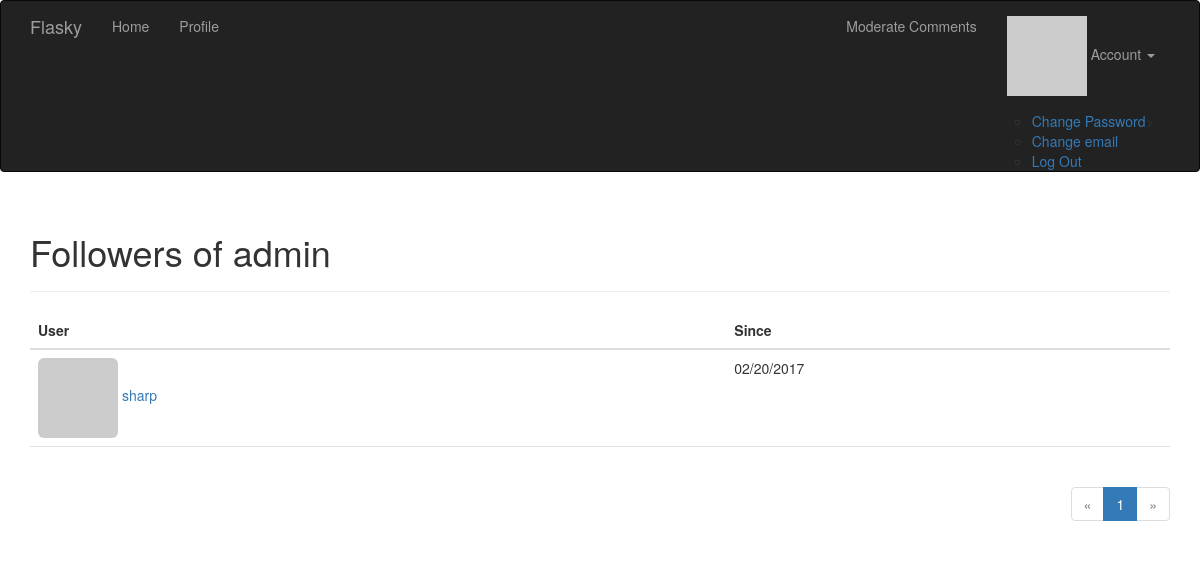
The app's page /followers/admin (signed in) with its own data.
### app/models.py (models this page shows, shortened)
class User(UserMixin, db.Model):
    __tablename__ = 'users'
    id = db.Column(db.Integer, primary_key=True)
    username = db.Column(db.String(64), unique=True, index=True)
    role_id = db.Column(db.Integer, db.ForeignKey('roles.id'))
    password_hash = db.Column(db.String(128))
    email = db.Column(db.String(64), unique=True, index=True)
    name = db.Column(db.String(64))
    location = db.Column(db.String(64))
    about_me = db.Column(db.Text())
    member_since = db.Column(db.DateTime(), default=datetime.utcnow)
    last_seen = db.Column(db.DateTime(), default=datetime.utcnow)
    confirmed = db.Column(db.Boolean, default=False)
    avatar_hash = db.Column(db.String(32))
    posts = db.relationship('Post', backref='author', lazy='dynamic')
    followed = db.relationship('Follow', foreign_keys=[Follow.follower_id], backref=db.backref('follower', lazy='joined'),
                               lazy='dynamic', cascade='all, delete-orphan')
    followers = db.relationship('Follow', foreign_keys=[Follow.followed_id], backref=db.backref('followed', lazy='joined'),
                               lazy='dynamic', cascade='all, delete-orphan')
    comments = db.relationship('Comment', backref='author', lazy='dynamic')
    @property
    def password(self):
        raise AttributeError('password is not a readable attribute')
    def can(self, permissions):
        return self.role is not None and (self.role.permissions & permissions) == permissions
    def ping(self):
        self.last_seen = datetime.utcnow()
        db.session.add(self)
        db.session.commit()
    def gravatar(self, size=100, default='identicon', rating='g'):
        if request.is_secure:
            url = 'https://secure.gravatar.com/avatar'
        else:
            url = 'http://www.gravatar.com/avatar'
        hash = self.avatar_hash or hashlib.md5(self.email.encode('utf-8')).hexdigest()
        return '{url}/{hash}?s={size}&d={default}&r={rating}'.format(url=url, hash=hash, size=size, default=default, rating=rating)

class Follow(db.Model):
    __tablename__ = 'follows'
    follower_id = db.Column(db.Integer, db.ForeignKey('users.id'), primary_key=True)
    followed_id = db.Column(db.Integer, db.ForeignKey('users.id'), primary_key=True)
    timestamp = db.Column(db.DateTime, default=datetime.utcnow)

### app/main/views.py (the view)
@main.route('/followers/<username>')
def followers(username):
    user = User.query.filter_by(username=username).first()
    if user is None:
        flash('Invalid user.')
        return redirect(url_for('.index'))
    page = request.args.get('page', 1, type=int)
    pagination = user.followers.paginate(
        page, per_page=current_app.config['FLASKY_FOLLOWERS_PER_PAGE'],
        error_out=False)
    follows = [{'user': item.follower, 'timestamp': item.timestamp}
               for item in pagination.items]
    return render_template('followers.html', user=user, title="Followers of",
                           endpoint='.followers', pagination=pagination,
                           follows=follows)

### app/auth/views.py (called while the page is built)
@auth.before_app_request
def before_request():
    if current_user.is_authenticated:
        current_user.ping()
        if not current_user.confirmed and request.endpoint[:5] != 'auth.' and request.endpoint != 'static':
            return redirect(url_for('auth.unconfirmed'))

### app/main/__init__.py (called while the page is built)
@main.app_context_processor
def inject_permissions():
    return dict(Permission=Permission)

### app/models.py (called while the page is built)
@login_manager.user_loader
def load_user(user_id):
    return User.query.get(int(user_id))

### app/templates/followers.html (shortened to what this page needs)
{% extends "base.html" %}
{% import "_macros.html" as macros %}
{% block page_content %}
<div class="page-header">
    <h1>{{ title }} {{ user.username }}</h1>
</div>
<table class="table table-hover followers">
    <thead><tr><th>User</th><th>Since</th></tr></thead>
    {% for follow in follows %}
    {% if follow.user != user %}
    <tr>
        <td>
            <a href="{{ url_for('.user', username = follow.user.username) }}">
                <img class="img-rounded" src="{{ follow.user.gravatar(size=32) }}">
                {{ follow.user.username }}
            </a>
        </td>
        <td>{{ moment(follow.timestamp).format('L') }}</td>
    </tr>
    {% endif %}
    {% endfor %}
</table>
<div class="pagination">
    {{ macros.pagination_widget(pagination, endpoint, username = user.username) }}
</div>
{% endblock %}

### app/static/styles.css (style rules this page uses)
div.pagination { width: 100%; text-align: right; padding: 0px; margin: 0px; }
.table.followers tr { border-bottom: 1px solid #e0e0e0; }

### records on screen
User: username "admin"
User: user.username "sharp"
Follow: timestamp "02/20/2017"

### other values on screen
{{ title }} "Followers of"
{{ p }} "1"
